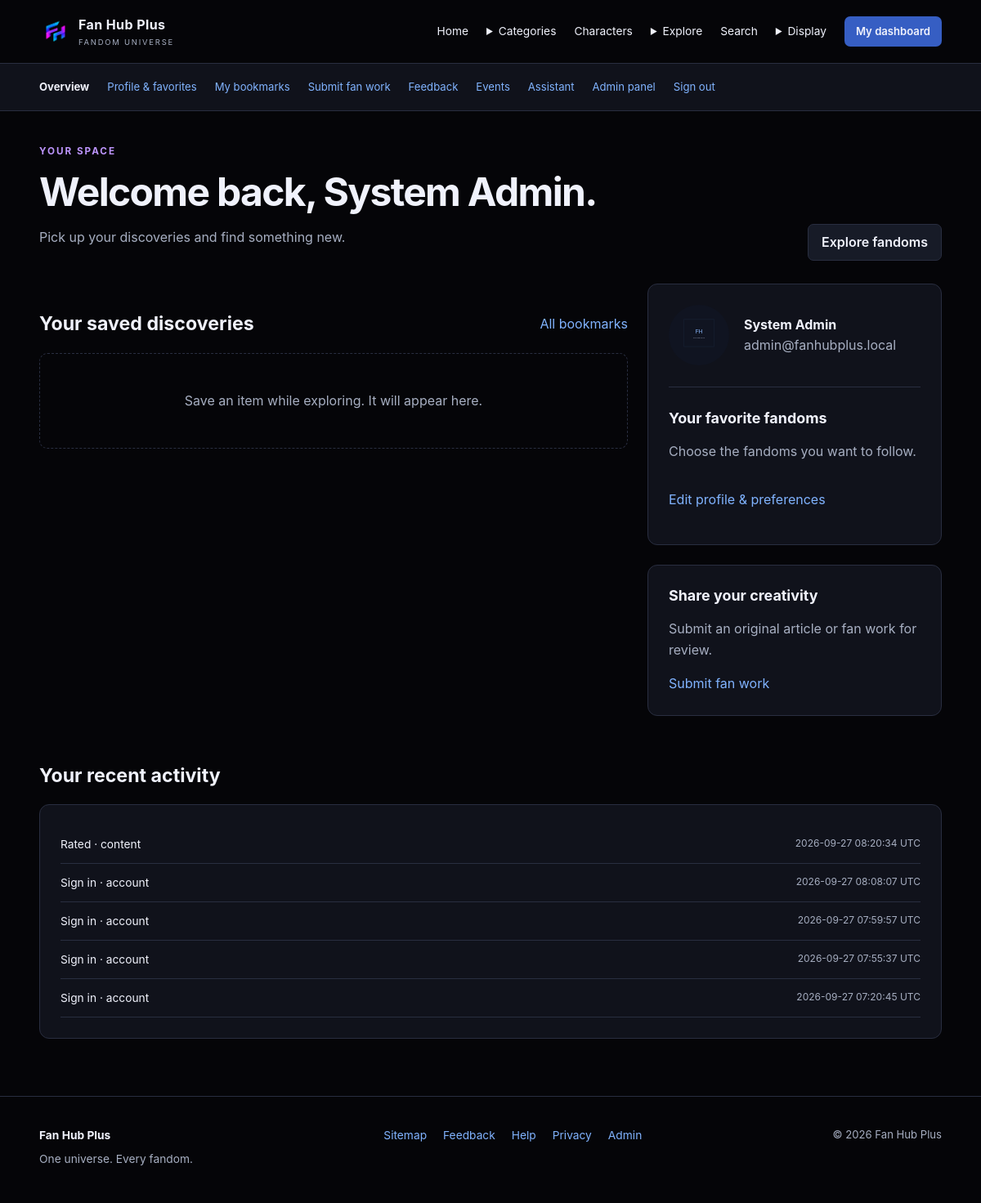
The page /User/dashboard.php (signed in) on the database its author committed.
### tables this page shows
CREATE TABLE `users` (
  `user_id` int(10) UNSIGNED NOT NULL,
  `name` varchar(120) NOT NULL,
  `email` varchar(190) NOT NULL,
  `password_hash` varchar(255) NOT NULL,
  `role` enum('user','editor','admin') NOT NULL DEFAULT 'user',
  `avatar_url` varchar(500) DEFAULT NULL,
  `bio` text DEFAULT NULL,
  `status` enum('active','suspended','pending') NOT NULL DEFAULT 'active',
  `created_at` timestamp NOT NULL DEFAULT current_timestamp(),
  `updated_at` timestamp NOT NULL DEFAULT current_timestamp() ON UPDATE current_timestamp(),
  `last_login` datetime DEFAULT NULL,
  `session_version` int(10) UNSIGNED NOT NULL DEFAULT 1
);

CREATE TABLE `activity_logs` (
  `log_id` bigint(20) UNSIGNED NOT NULL,
  `user_id` int(10) UNSIGNED DEFAULT NULL,
  `action` varchar(120) NOT NULL,
  `entity` varchar(80) DEFAULT NULL,
  `entity_id` int(10) UNSIGNED DEFAULT NULL,
  `ip_address` varchar(45) DEFAULT NULL,
  `created_at` timestamp NOT NULL DEFAULT current_timestamp()
);

### includes/db.php (called while the page is built, shortened)
<?php
require_once __DIR__ . '/../config/config.php';
function db_query(string $sql, array $params = []): mysqli_stmt {
    $statement = $GLOBALS['conn']->prepare($sql);
    if ($params) {
        $types = '';
        foreach ($params as $value) $types .= is_int($value) ? 'i' : (is_float($value) ? 'd' : 's');
        $statement->bind_param($types, ...$params);
    }
    $statement->execute();
    return $statement;
}
function db_all(string $sql, array $params = []): array {
    return db_query($sql, $params)->get_result()->fetch_all(MYSQLI_ASSOC);
}
function db_one(string $sql, array $params = []): ?array {
    return db_query($sql, $params)->get_result()->fetch_assoc();
}

### includes/auth.php (called while the page is built, shortened)
<?php
require_once __DIR__ . '/db.php';
function current_user(): ?array {
    $user = db_one("SELECT * FROM users WHERE user_id=? AND status='active'", [(int)$_SESSION['user_id']]);
    $expired = time() - ($_SESSION['last_seen'] ?? 0) > 7200;
    return $user;
}

### includes/functions.php (called while the page is built, shortened)
<?php
require_once __DIR__ . '/auth.php';
function e(mixed $value): string { return htmlspecialchars((string)($value ?? ''), ENT_QUOTES | ENT_SUBSTITUTE, 'UTF-8'); }
function safe_url(?string $url, string $fallback = ''): string {
    $url = trim((string)$url);
    if ($url === '' || preg_match('/[\x00-\x20\\\\<>"\']/', $url)) return $fallback;
    return preg_match('~^[a-zA-Z0-9_./?=&%+#-]+$~', $url) ? base_url($url) : $fallback;
}
function image_url(?string $url): string {
    $url = preg_replace('~^(\.\./)+~', '', str_replace('\\', '/', (string)$url));
    return safe_url($url, base_url('assets/images/placeholder.svg'));
}
function settings(): array {
    static $values;
    return $values ??= array_column(db_all('SELECT setting_key,setting_value FROM site_settings'), 'setting_value', 'setting_key');
}

### config/config.php (called while the page is built, shortened)
<?php
function base_url(string $path = ''): string {
    return BASE_URL . '/' . ltrim($path, '/');
}

### includes/resources.php (called while the page is built, shortened)
<?php
require_once __DIR__.'/functions.php';
function resource_config(string $kind): ?array {
    return [
        'content'=>['table'=>'content','id'=>'content_id','title'=>'title','image'=>'thumbnail_url','body'=>'description','status'=>'visibility','page'=>'content.php'],
        'article'=>['table'=>'articles','id'=>'article_id','title'=>'title','image'=>'hero_image','body'=>'body','status'=>'status','page'=>'article.php'],
        'character'=>['table'=>'characters','id'=>'character_id','title'=>'name','image'=>'image_url','body'=>'bio','status'=>'status','page'=>'character.php'],
        'media'=>['table'=>'media','id'=>'media_id','title'=>'title','image'=>'thumbnail_url','body'=>'description','status'=>'status','page'=>'media.php'],
        'merchandise'=>['table'=>'merchandise','id'=>'item_id','title'=>'name','image'=>'image_url','body'=>'description','status'=>'status','page'=>'merchandise.php'],
    ][$kind] ?? null;
}
function user_bookmarks(int $userId,?int $limit=null): array {
    $parts=[]; $params=[];
    foreach(['content','article','character','media','merchandise'] as $kind) {
        $c=resource_config($kind);
        $parts[]="SELECT b.bookmark_id,b.note,b.created_at,'$kind' kind,r.{$c['id']} resource_id,r.{$c['title']} title,r.{$c['image']} image_url FROM bookmarks b JOIN {$c['table']} r ON r.{$c['id']}=b.{$c['id']} LEFT JOIN categories cat ON cat.category_id=r.category_id WHERE b.user_id=? AND r.{$c['status']}='published' AND (cat.is_active=1 OR r.category_id IS NULL)";
        $params[]=$userId;
    }
    return db_all(implode(' UNION ALL ',$parts).' ORDER BY created_at DESC,bookmark_id DESC'.($limit?' LIMIT '.(int)$limit:''),$params);
}

### User/dashboard.php (the view, shortened to what this page needs)
<?php
require_once __DIR__.'/../includes/resources.php';require_login();
$user=current_user();$uid=(int)$user['user_id'];$bookmarks=user_bookmarks($uid,4);
$favorites=db_all('SELECT c.* FROM categories c JOIN user_favorites f ON f.category_id=c.category_id WHERE f.user_id=? AND c.is_active=1 ORDER BY c.sort_order',[$uid]);
$activity=db_all("SELECT * FROM activity_logs WHERE user_id=? AND action IN ('sign_in','registered','profile_updated','bookmarked','bookmark_removed','note_updated','rated','fan_submitted','feedback_sent','password_reset') ORDER BY log_id DESC LIMIT 7",[$uid]);
$page_title='My dashboard';require __DIR__.'/../includes/user_header.php';
?>
<main id="main" class="page"><div class="page-heading"><div><p class="eyebrow">YOUR SPACE</p><h1>Welcome back, <?=e($user['name'])?>.</h1><p>Pick up your discoveries and find something new.</p></div><a class="button secondary" href="<?=e(base_url('search.php'))?>">Explore fandoms</a></div>
<div class="two-column"><section><div class="section-top"><h2>Your saved discoveries</h2><a href="bookmarks.php">All bookmarks</a></div><div class="grid" style="grid-template-columns:repeat(2,minmax(0,1fr))"><?php if(!$bookmarks):?><div class="empty">Save an item while exploring. It will appear here.</div><?php endif;?></div></section>
<aside><div class="panel"><div class="profile-summary"><img class="avatar" src="<?=e(image_url($user['avatar_url']))?>" alt="Your avatar"><div><strong><?=e($user['name'])?></strong><p><?=e($user['email'])?></p></div></div><hr><h3>Your favorite fandoms</h3><div class="chips"><?php foreach($favorites as $favorite):?><a class="chip" href="<?=e(category_url($favorite['slug']))?>"><?=e($favorite['name'])?></a><?php endforeach;if(!$favorites):?><p>Choose the fandoms you want to follow.</p><?php endif;?></div><p style="margin-top:18px"><a href="profile.php">Edit profile & preferences</a></p></div><div class="panel"><h3>Share your creativity</h3><p>Submit an original article or fan work for review.</p><a href="submit-content.php">Submit fan work</a></div></aside></div>
<div class="section-top"><h2>Your recent activity</h2></div><div class="panel"><ul class="activity"><?php foreach($activity as $a):?><li><span><?=e(ucfirst(str_replace('_',' ',$a['action'])))?> · <?=e($a['entity'])?></span><time><?=e($a['created_at'])?> UTC</time></li><?php endforeach;if(!$activity):?><li>No recent activity yet.</li><?php endif;?></ul></div></main><?php require __DIR__.'/../includes/footer.php';?>

### includes/header.php (shortened to what this page needs)
<?php
require_once __DIR__ . '/functions.php';
$viewer = current_user();
$site = settings();
$preferences = $viewer ? db_one('SELECT * FROM user_preferences WHERE user_id=?', [(int)$viewer['user_id']]) : null;
$theme = ($preferences['dark_mode'] ?? 1) ? 'dark' : 'light';
$font = $preferences['font_size'] ?? 'medium';
?>
<!doctype html>
<html lang="en" data-theme="<?=e($theme)?>" data-font="<?=e($font)?>" data-member="<?=$viewer ? '1':'0'?>">
<head>
<link rel="stylesheet" href="<?=e(base_url('assets/app.css'))?>">
</head>
<body class="<?=!empty($home_page)?'home':''?>">
<header class="site-header">
<a class="site-brand" href="<?=e(base_url())?>"><img src="<?=e(base_url('assets/images/logo.png'))?>" alt=""><span><strong><?=e($site['site_name'] ?? 'Fan Hub Plus')?></strong><small>FANDOM UNIVERSE</small></span></a>
<nav id="primary-nav" class="primary-nav" aria-label="Main navigation">
<a href="<?=e(base_url())?>">Home</a>
<details class="nav-dropdown"><summary>Categories</summary><div><?php foreach(categories() as $cat):?><a href="<?=e(category_url($cat['slug']))?>"><?=e($cat['name'])?></a><?php endforeach;?></div></details>
<a href="<?=e(base_url('characters.php'))?>">Characters</a>
<details class="nav-dropdown"><summary>Explore</summary></details>
<a href="<?=e(base_url('search.php'))?>">Search</a>
<details class="nav-dropdown display-menu"><summary>Display</summary></details>
<?php if($viewer):?><a class="button small" href="<?=e(base_url('User/dashboard.php'))?>">My dashboard</a><?php else:?><a class="button small" href="<?=e(base_url('User/login.php'))?>">Sign in</a><?php endif;?>
</nav>
</header>

### includes/user_header.php (shortened to what this page needs)
<?php
require_once __DIR__ . '/functions.php';
require __DIR__ . '/header.php';
?>
<nav class="account-nav" aria-label="Your account"><?php foreach(['dashboard.php'=>'Overview','profile.php'=>'Profile & favorites','bookmarks.php'=>'My bookmarks','submit-content.php'=>'Submit fan work','feedback.php'=>'Feedback','events.php'=>'Events','chatbot.php'=>'Assistant'] as $path=>$label):?><a href="<?=e(base_url('User/'.$path))?>" <?=basename($_SERVER['SCRIPT_NAME'])===$path?'aria-current="page"':''?>><?=e($label)?></a><?php endforeach;?>
<?php if(current_user()['role']==='admin'):?><a href="<?=e(base_url('Admin/dashboard.php'))?>">Admin panel</a><?php endif;?>
<form method="post" action="<?=e(base_url('User/logout.php'))?>"><?=csrf_field()?><button class="text-button">Sign out</button></form></nav>

### includes/footer.php
<footer class="site-footer-simple"><div><strong>Fan Hub Plus</strong><p><?=e(settings()['site_tagline'] ?? 'One universe. Every fandom.')?></p></div><nav aria-label="Footer"><a href="<?=e(base_url('sitemap.php'))?>">Sitemap</a><a href="<?=e(base_url('User/feedback.php'))?>">Feedback</a><a href="<?=e(base_url('chatbot.php'))?>">Help</a><a href="<?=e(base_url('privacy.php'))?>">Privacy</a><a href="<?=e(base_url('Admin/login.php'))?>">Admin</a></nav><small>&copy; <?=date('Y')?> Fan Hub Plus</small></footer>
</body></html>

### assets/app.css (style rules this page uses)
:root { color-scheme: dark; --bg: #050508; --panel: #10121b; --panel2: #171b27; --line: #292e40; --text: #f0f2fc; --muted: #a7afc2; --blue: #80b3ff; --purple: #bd95fc; --input: #0a0d14; --danger: #ffaaaa; --success: #94deb0; --shadow: 0 12px 38px #0003; font: 16px/1.6 Inter, Segoe UI, Arial, sans-serif; }
* { box-sizing: border-box; }
body { margin: 0; min-height: 100vh; background: var(--bg); color: var(--text); font: inherit; }
a { color: var(--blue); text-decoration: none; }
button, input, textarea, select { font: inherit; }
button, a, input, select, textarea, summary { outline-offset: 4px; }
img { max-width: 100%; }
button, summary { cursor: pointer; }
h1, h2, h3, p { margin: 0 0 1rem; }
h1 { font-size: clamp(1.9rem, 4vw, 3rem); line-height: 1.15; letter-spacing: -0.035em; }
h2 { font-size: 1.45rem; line-height: 1.3; }
h3 { font-size: 1.12rem; line-height: 1.35; }
p, .muted { color: var(--muted); }
small { font-size: 0.82rem; }
hr { border: 0; border-top: 1px solid var(--line); margin: 1.6rem 0; }
.site-header { min-height: 78px; display: flex; align-items: center; justify-content: space-between; gap: 24px; padding: 16px 4%; background: var(--bg); border-bottom: 1px solid var(--line); position: relative; z-index: 50; }
.site-brand { display: flex; align-items: center; gap: 10px; color: var(--text); flex-shrink: 0; }
.site-brand img { width: 38px; height: 44px; object-fit: contain; }
.site-brand strong { display: block; font-size: 1rem; letter-spacing: 0.025em; }
.site-brand small { display: block; font-size: 0.59rem; letter-spacing: 0.19em; color: var(--muted); }
.primary-nav { display: flex; align-items: center; gap: 22px; font-size: 0.86rem; }
.primary-nav > a, .primary-nav summary { color: var(--text); }
.nav-dropdown { position: relative; }
.page { width: min(1280px, 92%); margin: 40px auto 70px; min-height: 55vh; }
.page-heading { display: flex; justify-content: space-between; align-items: flex-end; gap: 20px; margin-bottom: 28px; }
.eyebrow { text-transform: uppercase; letter-spacing: 0.17em; font-size: 0.73rem; color: var(--purple); font-weight: 700; margin-bottom: 12px; }
.button, button.button { display: inline-flex; justify-content: center; align-items: center; gap: 8px; padding: 11px 20px; border: 1px solid transparent; border-radius: 7px; color: #fff; background: #365ec3; font-weight: 600; line-height: 1.45; text-decoration: none; cursor: pointer; box-shadow: none; }
.button.small { font-size: 0.82rem; padding: 8px 13px; }
.secondary, button.secondary, a.secondary { color: var(--text); background: var(--panel2); border: 1px solid var(--line); padding: 10px 16px; border-radius: 7px; }
.text-button { color: var(--blue); border: 0; background: none; padding: 0; }
.panel { min-width: 0; overflow-wrap: anywhere; padding: 25px; border: 1px solid var(--line); background: var(--panel); border-radius: 12px; margin-bottom: 24px; }
.two-column { display: grid; grid-template-columns: minmax(0, 2fr) minmax(0, 1fr); gap: 24px; }
.grid { display: grid; grid-template-columns: repeat(4, minmax(0, 1fr)); gap: 22px; }
.chips { display: flex; flex-wrap: wrap; gap: 9px; }
.empty { padding: 45px 25px; text-align: center; border: 1px dashed var(--line); border-radius: 10px; grid-column: 1/-1; color: var(--muted); }
.section-top { display: flex; align-items: center; justify-content: space-between; gap: 20px; margin: 34px 0 20px; }
.section-top h2 { margin: 0; }
.account-nav { display: flex; align-items: center; gap: 22px; flex-wrap: wrap; padding: 18px 4%; border-bottom: 1px solid var(--line); font-size: 0.82rem; background: var(--panel); }
.account-nav a[aria-current] { color: var(--text); font-weight: 700; }
.avatar { width: 74px; height: 74px; object-fit: cover; border-radius: 50%; }
.profile-summary { display: flex; align-items: center; gap: 18px; }
.profile-summary p { margin: 0; }
.activity { list-style: none; padding: 0; margin: 0; }
.activity li { padding: 12px 0; border-bottom: 1px solid var(--line); display: flex; justify-content: space-between; gap: 14px; font-size: 0.86rem; }
.activity time { color: var(--muted); font-size: 0.75rem; }
.site-footer-simple { border-top: 1px solid var(--line); padding: 36px 4%; display: flex; justify-content: space-between; gap: 24px; flex-wrap: wrap; font-size: 0.86rem; }
.site-footer-simple p { margin: 7px 0; }
.site-footer-simple nav { display: flex; flex-wrap: wrap; gap: 20px; }
.site-footer-simple small { color: var(--muted); }

### rows shown on the page
users: name "System Admin", email "admin@fanhubplus.local"
activity_logs: action "Rated", entity "content", created_at "2026-09-27 08:20:34"
activity_logs: action "Sign in", entity "account", created_at "2026-09-27 08:08:07"
activity_logs: action "Sign in", entity "account", created_at "2026-09-27 07:59:57"
activity_logs: action "Sign in", entity "account", created_at "2026-09-27 07:55:37"
activity_logs: action "Sign in", entity "account", created_at "2026-09-27 07:20:45"

### other values the page prints
$site['site_name'] "Fan Hub Plus"
$label "Overview"
$label "Profile & favorites"
$label "My bookmarks"
$label "Submit fan work"
$label "Feedback"
$label "Events"
$label "Assistant"
settings()['site_tagline'] "One universe. Every fandom."
